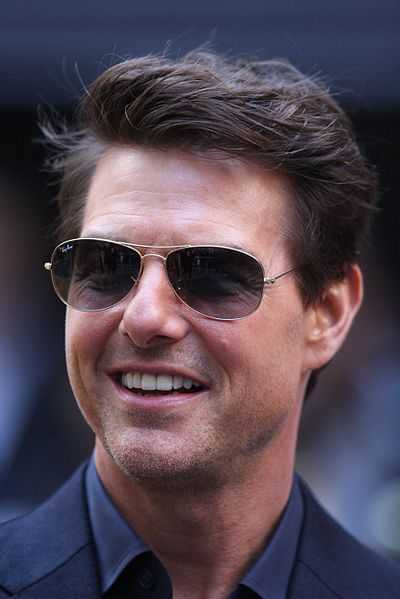
#> input picture face_detection/test.jpg, 400 x 599 px
$ python detect_face.py
#> lines starting #> are read from the running program, lines starting #| are printed output that depends on the picture; after the words box and inside, x2 and y2 are one past the last pixel; in counts of white or black regions, pixels touching at a corner belong together
import cv2
import os

script_dir = os.path.dirname(os.path.abspath(__file__))


xml_file_path = os.path.join(script_dir, 'haarcascade_frontalface_default.xml')
image_path = os.path.join(script_dir, 'test.jpg')

face_cascade = cv2.CascadeClassifier(xml_file_path)

img = cv2.imread(image_path)
#> img is the input picture: shape (599, 400, 3); mean B, G, R 82.5, 70.1, 82.4

if img is None:
    print("Image not loaded or path is incorrect.")
else:

    gray = cv2.cvtColor(img, cv2.COLOR_BGR2GRAY)
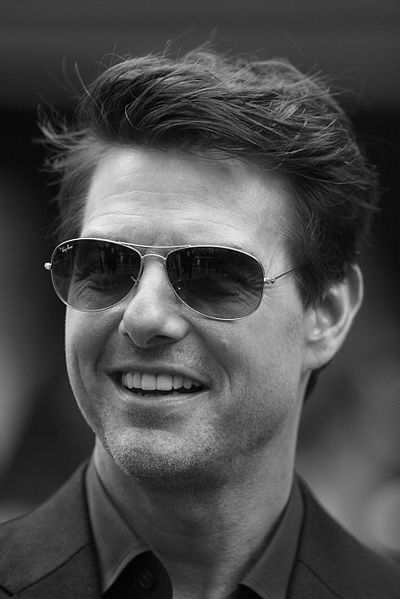
#> gray: shape (599, 400); min 0, max 254, mean 75.2


    faces = face_cascade.detectMultiScale(gray, scaleFactor=1.1, minNeighbors=5, minSize=(30, 30))
#> faces = [[17, 163, 291, 291]]


    for (x, y, w, h) in faces:
        cv2.rectangle(img, (x, y), (x + w, y + h), (0, 255, 0), 3)
#> this loop made 1 pass
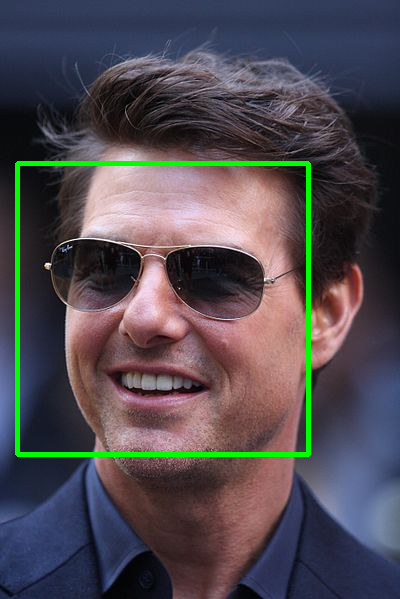
#> img: shape (599, 400, 3); 2.42% of pixels changed, all inside (x1, y1, x2, y2) = (15, 161, 311, 457)


    output_path = os.path.join(script_dir, 'output_image.jpg')
    cv2.imwrite(output_path, img)

    print(f"Image with detected faces saved at: {output_path}")
